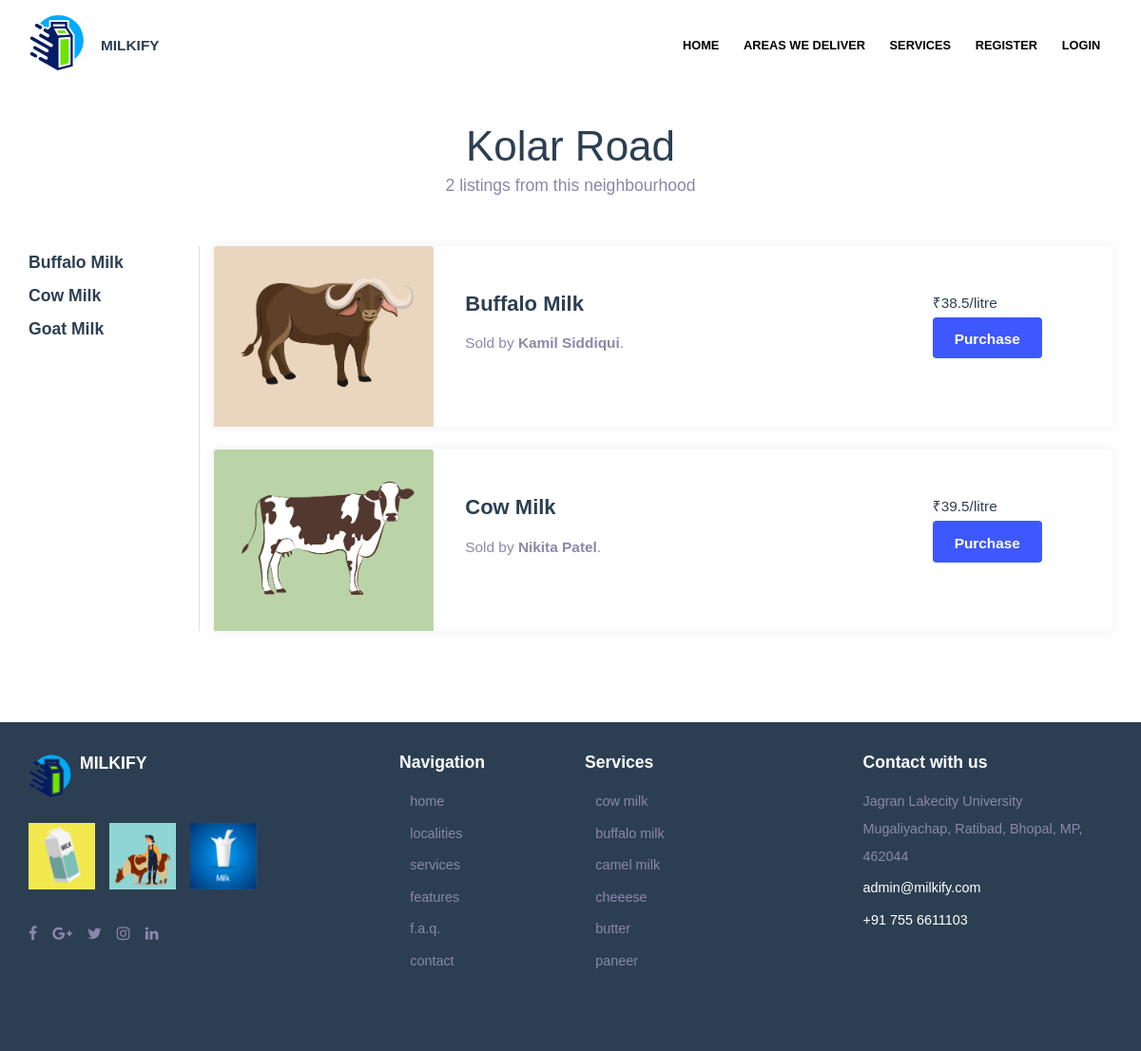
The page /locality/kolar-road/ on the database as committed earlier.
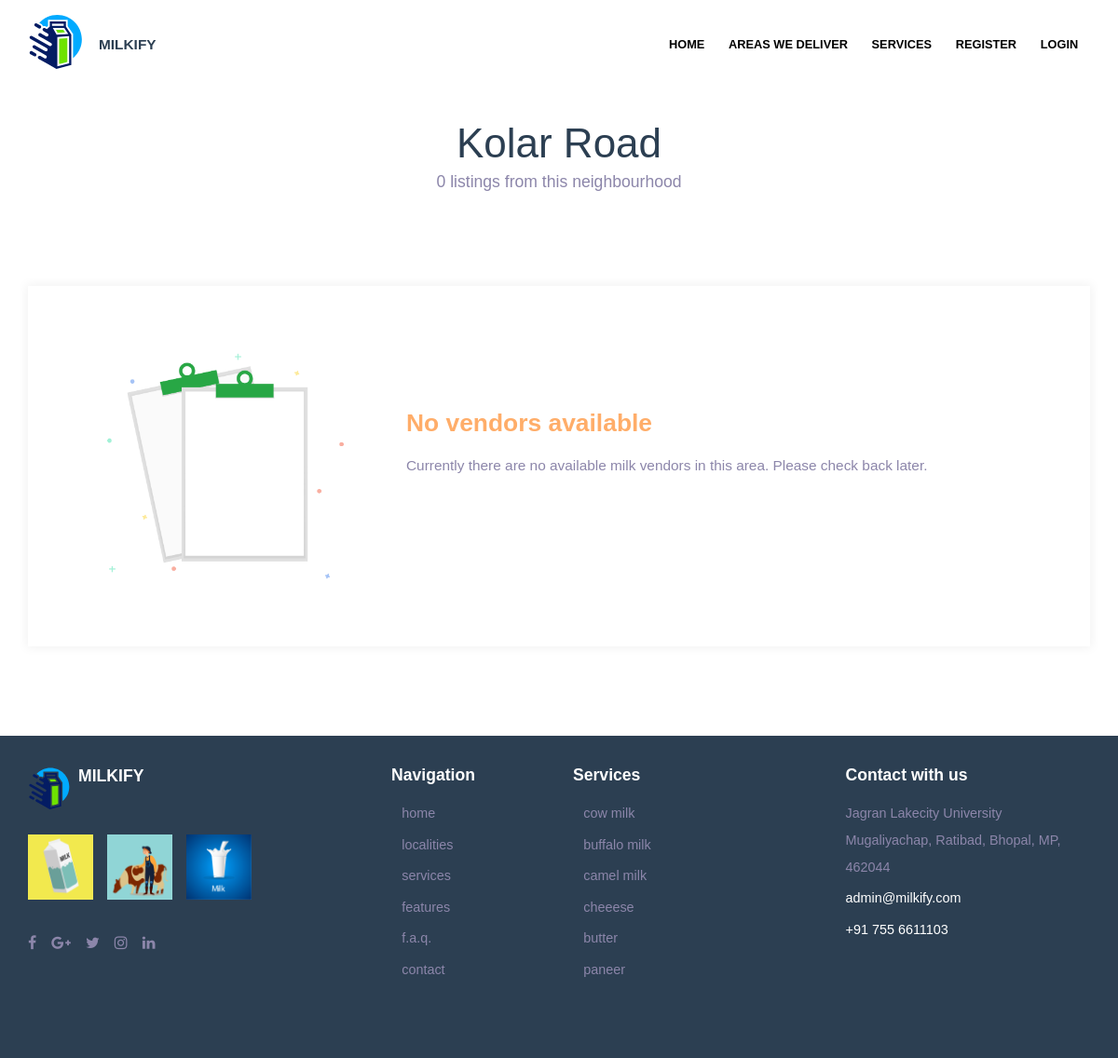
The same page on the database as committed later.
### web/models.py (models this page shows, shortened)
class Locality(models.Model):
    id = models.AutoField(primary_key=True)
    name = models.CharField(max_length=100)
    slug = models.SlugField(max_length = 200, null = True, blank = True, unique=True)
    class Meta:
        verbose_name_plural = "Localities"

class Listing(models.Model):
    id = models.AutoField(primary_key=True)
    name = models.ForeignKey('Product', on_delete=models.CASCADE, blank=False)
    seller = models.ForeignKey('CustomUser', on_delete=models.CASCADE, blank=False)
    locality = models.ManyToManyField(Locality, blank=False)
    price = models.FloatField(blank=False)
    class Meta:
        verbose_name_plural = "Listings"

class Product(models.Model):
    id = models.AutoField(primary_key=True)
    name = models.CharField(max_length=100)
    def __str__(self):
        return self.name

class CustomUser(AbstractBaseUser, PermissionsMixin):
    USER_TYPE_CHOICES = (
      (1, 'Consumer'),
      (2, 'Farmer'),
    )
    id = models.AutoField(primary_key=True)
    email = models.EmailField(_('Email Address'), unique=True)
    first_name = models.CharField(_('First Name'), max_length=30, blank=True)
    last_name = models.CharField(_('Last Name'), max_length=30, blank=True)
    user_type = models.PositiveSmallIntegerField(_('user_type'), choices=USER_TYPE_CHOICES, null=True, blank=True)
    account_balance = models.FloatField(blank=True, null=True)
    date_joined = models.DateTimeField(_('Date Joined'), auto_now_add=True)
    is_active = models.BooleanField(_('Active'), default=True)
    is_staff = models.BooleanField(_('Staff'), default=True)
    objects = CustomUserManager()
    USERNAME_FIELD = 'email'
    REQUIRED_FIELDS = []
    def __str__(self):
        return self.first_name + ' ' + self.last_name
    class Meta:
        verbose_name = _('user')
        verbose_name_plural = _('users')

### web/views.py (the view)
# urls.py: path('locality/<slug:title>/', views.single_locality, name='single_locality'),
def single_locality(request, title):
    if request.method == 'GET':
        locality = Locality.objects.get(slug__iexact=title)
        listings = Listing.objects.all().filter(locality=locality.id)
        listings.count = len(listings)
        listing_list = list(listings)
        return render(request, 'view_locality.html', {"locality" : locality, "listings" : listings})
    else:
        return redirect('/')

### web/templates/view_locality.html (shortened to what this page needs)
{% extends 'base.html' %}
{% load static %}
{% block content %}
<div class="main d-flex align-items-center padding-8-6">
  <div class="container min-h" >
    <div class="row">
      <div class="heading-title text-center">
        <span class="display-4 display-5">{{ locality.name }}</span>
        <p>{{ listings.count }} listings from this neighbourhood</p>
      </div>
    </div>
    {% if listings.count == 0 %}
    <div class="card mx-auto mt-5">
      <div class="card-body d-flex p-5">
        <div class="row">
          <div class="col-sm-12 col-lg-4 col-md-4"><img src="{% static '/images/undraw_no_data_qbuo.png' %}"></div>
          <div class="col-sm-12 col-lg-8 col-md-8 my-auto">
            <div class="heading-title text-left">
              <span class="h4 text-warning">No vendors available</span>
              <p>Currently there are no available milk vendors in this area. Please check back later.</p>
            </div>
          </div>
        </div>
      </div>
    </div>
    {% else %}
    <div class="row milk-type-selector">
      <div class="col-sm-12 col-md-2 col-lg-2 milk-type-box">
        <ul class="pl-0 list-style-none">
          <li><a href="/"><span class="h6 mx_auto">Buffalo Milk</span></a></li>
          <li><a href="/"><span class="h6 mx_auto">Cow Milk</span></a></li>
          <li><a href="/"><span class="h6 mx_auto">Goat Milk</span></a></li>
        </ul>
      </div>
      <div class="col">
        {% for each_listing in listings %}
        <div class="row-12">
          <div class="card mx-auto {% if not forloop.first %}mt-4 {% endif %}pl-0">
            <div class="card-body d-flex py-0 pl-0">
              <div class="col-3 p-0">
                {% if each_listing.name|slugify == "buffalo-milk" %}
                <img class="card-img-top mr-3" src="{% static '/images/buffalo.jpg' %}" alt="img" style="max-width: 15rem;" />
                {% elif each_listing.name|slugify == "cow-milk" %}
                <img class="card-img-top mr-3" src="{% static '/images/cow.jpg' %}" alt="img" style="max-width: 15rem;" />
                {% elif each_listing.name|slugify == "goat-milk" %}
                <img class="card-img-top mr-3" src="{% static '/images/goat.jpg' %}" alt="img" style="max-width: 15rem;" />
                {% endif %}
              </div>
              <div class="col-7 pl-5 mt-5">
                  <div class="row"><span class="h5 mx_auto">{{ each_listing.name }}</span></div>
                  <div class="row">
                    <span>Sold by <b>{{ each_listing.seller }}</b>.</span>
                  </div>
              </div>
              <div class="col p-0 mt-5">
                <div class="row mb-1"><span class="text-dark">₹{{ each_listing.price }}/litre</span></div>
                <div class="row">
                  <form action="/purchase" method="post">
                    <button type="submit" class="btn btn-info">Purchase</button>
                  </form>
                </div>
              </div>
            </div>
          </div>
        </div>
        {% endfor %}
      </div>
    </div>
    {% endif %}
  </div>
</div>
{% endblock content %}

### web/templates/base.html (shortened to what this page needs)
{% load static %}
<!DOCTYPE html>
<html lang="en" class="no-js">
<head>
  <link href="{% static 'css/bootstrap.min.css' %}" rel="stylesheet">
  <link href="{% static 'css/font-awesome.min.css' %}" rel="stylesheet">
  <link href="{% static 'css/style.css' %}" rel="stylesheet">
  <link href="{% static 'css/custom.css' %}" rel="stylesheet">
</head>
<body id="alo_theme" class="home home-09">
  <header class="header-dark  mega-menu fixed hover">
    <div class="container">
      <nav class="navbar navbar-expand-lg">
        <a class="h1 navbar-brand" href="/" title="Milkify">
          <div class="row">
            <div class="col pr-0">
              </div>
            <div class="col pl-0"><span class="nav-link" id="Homes" role="button" data-toggle="dropdown" aria-haspopup="true" aria-expanded="false">MILKIFY</span></div>
          </div>
        </a>
        <div id="navbarsMenu" class="collapse navbar-collapse">
          <ul id="main-menu" class="navbar-nav ml-auto">
            {% if user.is_authenticated %}
            <li class="nav-item">
              <span class="nav-link">Welcome, <span class="text-danger">{{ user.first_name }}</span>!</span>
            </li>
            <li class="nav-item">
              <a href="/localities" class="nav-link"><span>Areas we Deliver</span></a>
            </li>
            <li class="nav-item">
              <a href="/services" class="nav-link"><span>Services</span></a>
            </li>
            <li class="nav-item">
              <a href="/profile" class="nav-link"><span>My Profile</span></a>
            </li>
            <li class="nav-item">
              <a href="/logout" class="nav-link"><span>Logout</span></a>
            </li>
            {% else %}
            <li class="nav-item">
              <a href="/" class="nav-link"><span>Home</span></a>
            </li>
            <li class="nav-item">
              <a href="/localities" class="nav-link"><span>Areas we Deliver</span></a>
            </li>
            <li class="nav-item">
              <a href="/profile" class="nav-link"><span>Services</span></a>
            </li>
            <li class="nav-item">
              <a href="/create_account" class="nav-link"><span>Register</span></a>
            </li>
            <li class="nav-item">
              <a href="/login" class="nav-link"><span>Login</span></a>
            </li>
            {% endif %}
          </ul>
        </div>
      </nav>
    </div>
  </header>
  {% block content %}
  {% endblock content%}
  <footer class="footer-light bg-dark padding-2-4">
    <div class="container">
      <div class="row">
        <div class="col-lg-4 col-md-6 col-sm-12 order-01">
          <a class="h1 navbar-brand" href="#">
            <div class="row">
              <div class="col pr-1">
              </div>
              <div class="col pl-1">
                <h4 class="h6">MILKIFY</h4>
              </div>
            </div>
          </a>
          <div class="images">
            <img src="{% static 'images/bottom_1.png' %}" alt="img">
            <img src="{% static 'images/bottom_2.png' %}" alt="img">
            <img src="{% static 'images/bottom_3.png' %}" alt="img">
          </div>
          <ul class="social list-inline">
            <li class="list-inline-item"><a href="#"><i class="fa fa-facebook-f"></i></a></li>
            <li class="list-inline-item"><a href="#"><i class="fa fa-google-plus"></i></a></li>
            <li class="list-inline-item"><a href="#"><i class="fa fa-twitter"></i></a></li>
            <li class="list-inline-item"><a href="#"><i class="fa fa-instagram"></i></a></li>
            <li class="list-inline-item"><a href="#"><i class="fa fa-linkedin"></i></a></li>
          </ul>
        </div>
        <div class="col-lg-2 col-md-3 col-sm-6 order-02">
          <h4 class="h6">Navigation</h4>
          <ul class="list-unstyled add-menu">
            <li><a href="/">Home</a></li>
            <li><a href="/localities">Localities</a></li>
            <li><a href="/services">Services</a></li>
            <li><a href="#">Features</a></li>
            <li><a href="#">F.A.Q.</a></li>
            <li><a href="#">Contact</a></li>
          </ul>
        </div>
        <div class="col-lg-2 col-md-3 col-sm-6 order-03 service-footer">
          <h4 class="h6">Services</h4>
          <ul class="list-unstyled add-menu">
            <li><a href="#">Cow Milk</a></li>
            <li><a href="#">Buffalo Milk</a></li>
            <li><a href="#">Camel Milk</a></li>
            <li><a href="#">Cheeese</a></li>
            <li><a href="#">Butter</a></li>
            <li><a href="#">Paneer</a></li>
          </ul>
        </div>
        <div class="offset-lg-1 col-lg-3 col-md-12 order-04">
          <h4 class="h6">Contact with us</h4>
          <ul class="list-unstyled add-menu p-0">
            <li>Jagran Lakecity University
              Mugaliyachap, Ratibad, Bhopal, MP, 462044</li>
            <li class="email"><a href="mailto:admin@milkify.com">admin@milkify.com</a></li>
            <li class="phone"><a href="tel:17040000000">+91 755 6611103</a></li>
          </ul>
        </div>
      </div>
    </div>
  </footer>
</body>
</html>

### web/static/css/custom.css (style rules this page uses)
.display-5 { font-size: 2.75rem; color: #2c3f52; font-weight: 300; line-height: 1.2; }
.min-h { min-height: 42vh!important; }

Rows that differ between the two databases and show on the page:
removed Listing: name "Buffalo Milk", seller "Kamil Siddiqui", price "38.5"
removed Listing: name "Cow Milk", seller "Nikita Patel", price "39.5"
Other text that changed with them:
{{ listings.count }}: "2" → "0"
text no longer shown: "Buffalo Milk Cow Milk Goat Milk"
text now shown: "No vendors available Currently there are no available milk vendors in this area. Please check back later."
